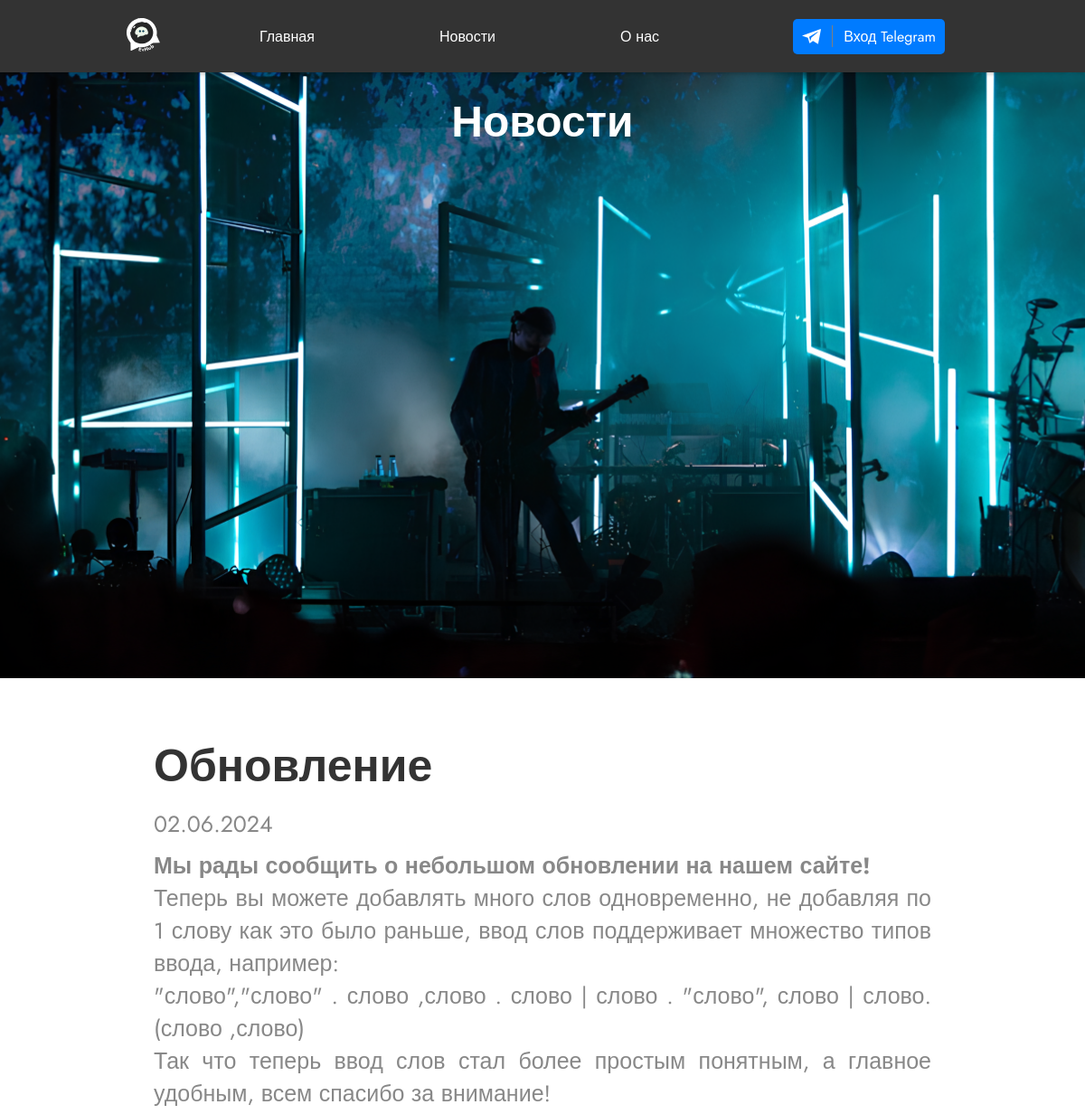
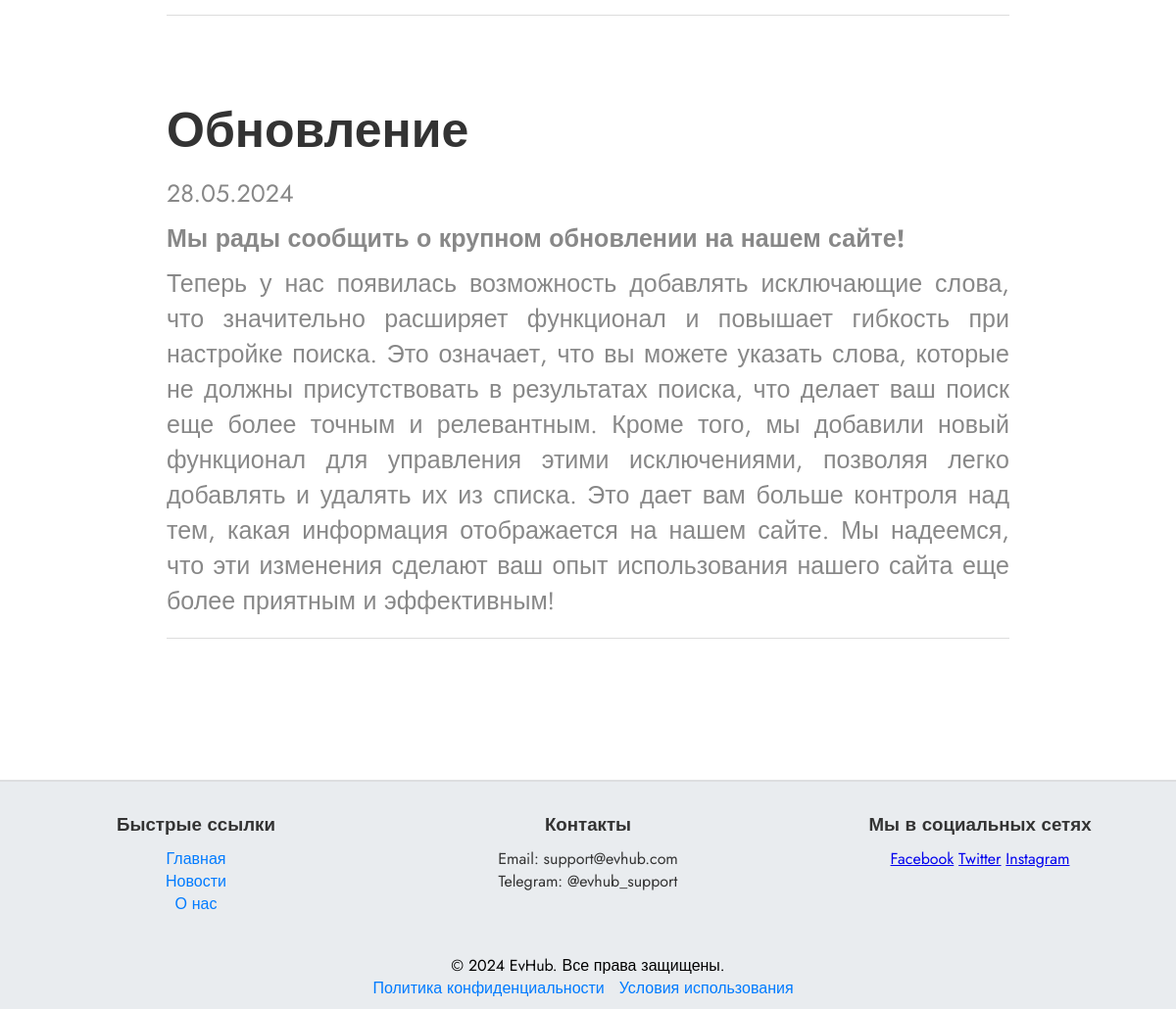
Page /news/ on the committed database (2 pictures, top to bottom).
### saite/models.py (models this page shows, shortened)
class News(models.Model):
    title = models.CharField(max_length=200)
    content = CKEditor5Field('Text', config_name='extends')
    created_at = models.DateTimeField(auto_now_add=True)

### saite/views.py (the view)
# urls.py: path('news/', saite_views.news_page, name='news-page'),
@csrf_exempt
def news_page(request):
    if request.method == 'POST' and request.user.is_staff:
        data = json.loads(request.body)
        form = NewsForm(data)
        if form.is_valid():
            news = form.save()
            return JsonResponse({'id': news.id})
        else:
            return JsonResponse({'errors': form.errors}, status=400)
    else:
        form = NewsForm()
    news = News.objects.all().order_by('-created_at')
    return render(request, 'news.html', {'form': form, 'news': news, 'is_admin': request.user.is_staff})

### telegram_auth/views.py (called while the page is built)
@receiver(request_started)
def set_webhook(**kwargs):
    print("Setting webhook...")
    try:
        response = requests.post(f"{TELEGRAM_API}{TELEGRAM_TOKEN}/setWebhook", data={'url': WEBHOOK_URL})
        logger.info("Webhook set successfully. Response: %s", response.json())
    except Exception as e:
        logger.error("Error setting webhook: %s", e)

### saite/templates/news.html (shortened to what this page needs)
{% extends "headerfooter.html" %}
{% load static %}
{% block content %}
<!DOCTYPE html>
<html lang="ru">
<head>
    <link rel="stylesheet" href="{% static 'css/stylenews.css' %}">
</head>
<body>
    <main>
        <div class="hero-image">
            <img src="{% static 'images/news/news.png' %}" alt="Initial Image" class="image" id="image1">
            <div class="hero-text" id="heroText">Новости</div>
        </div>
        <div id="news-container">
            {% for news in news %}
                <div class="news-item" data-news-id="{{ news.id }}">
                    <h2>{{ news.title }}</h2>
                    <p>{{ news.created_at|date:"d.m.Y" }}</p>
                    <div>{{ news.content|safe }}</div>
                    <hr>
                </div>
            {% endfor %}
        </div>
    </main>
</body>
</html>
{% endblock %}

### saite/static/css/headerfooter.css (style rules this page uses)
:root { --font-size-base-min: 16px; --font-size-base-max: 18px; --screen-width-min: 320px; --screen-width-max: 1920px; --logo-size-min: 60px; --logo-size-max: 100px; }
html, body { height: 100%; margin: 0; display: flex; flex-direction: column; }
main { flex: 1; }

### saite/static/css/stylenews.css (style rules this page uses)
:root { --font-size-base-min: 16px; --font-size-base-max: 18px; --screen-width-min: 320px; --screen-width-max: 1920px; --logo-size-min: 60px; --logo-size-max: 100px; }
* { margin: 0; padding: 0; box-sizing: border-box; }
body { font-family: 'Jost', sans-serif; font-size: calc(var(--font-size-base-min) + (var(--font-size-base-max) - var(--font-size-base-min)) * ((100vw - var(--screen-width-min)) / (var(--screen-width-max) - var(--screen-width-min)))); background-color: #fff; color: #333; }
.hero-image { position: relative; width: 100%; height: 670px; }
.hero-image .image { position: absolute; top: 0; left: 0; width: 100%; height: 100%; object-fit: cover; transition: opacity 0.5s ease-in-out; }
.hero-text { position: absolute; top: 20px; left: 50%; transform: translateX(-50%); font-size: 3rem; font-weight: bold; color: white; transition: top 0.2s ease-in-out; }
.news-item h2 { font-size: 1.5rem; margin-bottom: 5px; }
.news-item p { color: gray; margin-bottom: 10px; }
.news-item hr { border: 0; border-top: 1px solid #ccc; }
#news-container { display: flex; flex-direction: column; align-items: center; width: 100%; padding: 20px; }
.news-item { max-width: 900px; width: 100%; margin: 20px 0; padding: 20px; text-align: justify; }
.news-item h2 { font-size: 50px; margin-bottom: 10px; }
.news-item p { font-size: 25px; color: #888; margin-bottom: 10px; }
.news-item div { font-size: 1rem; color: #333; margin-bottom: 20px; }
.news-item hr { border: none; height: 1px; background: #ddd; margin: 0; }

### rows in the picture
News: title "Обновление", created_at "02.06.2024", content "Мы рады сообщить о небольшом обновлении на нашем сайте! Теперь вы можете добавлять много слов одновременно, не добавляя по 1 слову как это было раньше, ввод слов поддерживает множество типов ввода, например: \"слово\",\"слово\" . слово ,слово . слово | слово . \"слово\", слово | слово. (слово ,слово) Так что теперь ввод слов стал более простым понятным, а главное удобным, всем спасибо за внимание!"
News: title "Обновление", created_at "28.05.2024", content "Мы рады сообщить о крупном обновлении на нашем сайте! Теперь у нас появилась возможность добавлять исключающие слова, что значительно расширяет функционал и повышает гибкость при настройке поиска. Это означает, что вы можете указать слова, которые не должны присутствовать в результатах поиска, что делает ваш поиск еще более точным и релевантным. Кроме того, мы добавили новый функционал для управления этими исключениями, позволяя легко добавлять и удалять их из списка. Это дает вам больше контроля над тем, какая информация отображается на нашем сайте. Мы надеемся, что эти изменения сделают ваш опыт использования нашего сайта еще более приятным и эффективным!"
